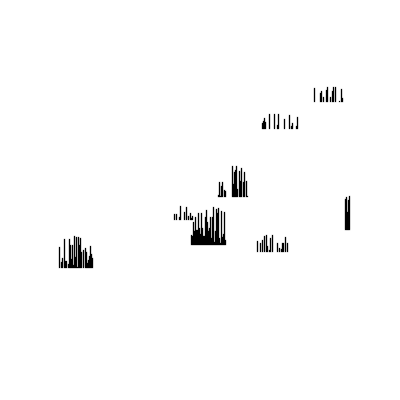
Frame 1 (no input)
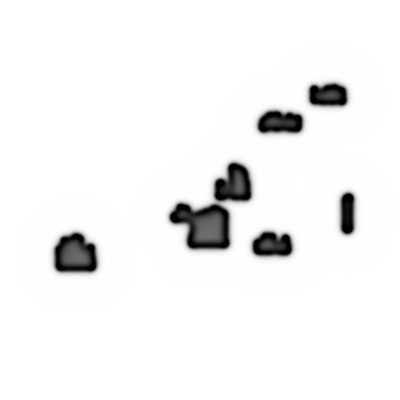
Frame 60 (no input)
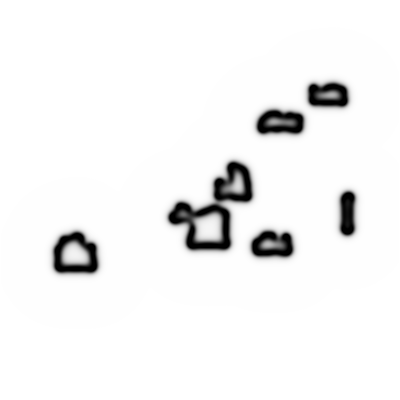
Frame 120 (the mouse pressed at the canvas centre since frame 60)

The p5.js sketch that drew these frames (run headless with seeded random() and noise() and a simulated clock; from frame 60 on, the mouse is pressed at the canvas centre):

// p5.js sketch
// ── sketch.js
// https://www.karlsims.com/rd.html
let grid, next;
let dA = 1;
let dB = 0.5;
let feed = 0.055;
let k = 0.062;
let deltaT = 1;

let kr, feedRate;

function setup() {
  createCanvas(400, 400);
  pixelDensity(1);

  grid = [];
  next = [];

  for (let x = 0; x < width; x++) {
    grid[x] = [];
    next[x] = [];
    for (let y = 0; y < height; y++) {
      grid[x][y] = {
        a: 1,
        b: 0,
      };
      next[x][y] = {
        a: 1,
        b: 0,
      };
    }
  }

  for (let n = 1; n <= 10; n++) {
    let startx = floor(random(40, 350));
    let starty = floor(random(50, 350));
    let wx = random(0, 50);
    let wy = random(0, 50);
    for (let i = startx; i < floor(startx + wx); i++) {
      for (let j = floor(starty + random(0, 40)); j < floor(starty + wy); j++) {
        grid[i][j].b = 1;
      }
    }
  }
}

function draw() {
  background(255);

  for (let x = 1; x < width - 1; x++) {
    for (let y = 1; y < height - 1; y++) {
      let a = grid[x][y].a;
      let b = grid[x][y].b;
      next[x][y].a =
        a + (dA * laplaceA(x, y) - a * b * b + feed * (1 - a)) * deltaT;
      next[x][y].b =
        b + (dB * laplaceB(x, y) + a * b * b - (k + feed) * b) * deltaT;

      next[x][y].a = constrain(next[x][y].a, 0, 1);
      next[x][y].b = constrain(next[x][y].b, 0, 1);
    }
  }

  loadPixels();
  for (let x = 0; x < width; x++) {
    for (let y = 0; y < height; y++) {
      let pix = (x + y * width) * 4;
      let a = next[x][y].a;
      let b = next[x][y].b;
      let c = constrain(floor((a - b) * 255), 0, 255);
      pixels[pix + 0] = c;
      pixels[pix + 1] = c;
      pixels[pix + 2] = c;
      pixels[pix + 3] = 255;
    }
  }
  updatePixels();

  swap();
}

function swap() {
  let temp = grid;
  grid = next;
  next = temp;
}

function laplaceA(x, y) {
  let sum = 0;
  sum += grid[x][y].a * -1;
  sum += grid[x - 1][y - 1].a * 0.05;
  sum += grid[x - 1][y + 1].a * 0.05;
  sum += grid[x + 1][y - 1].a * 0.05;
  sum += grid[x + 1][y + 1].a * 0.05;
  sum += grid[x - 1][y].a * 0.2;
  sum += grid[x + 1][y].a * 0.2;
  sum += grid[x][y - 1].a * 0.2;
  sum += grid[x][y + 1].a * 0.2;

  return sum;
}

function laplaceB(x, y) {
  let sum = 0;
  sum += grid[x][y].b * -1;
  sum += grid[x - 1][y - 1].b * 0.05;
  sum += grid[x - 1][y + 1].b * 0.05;
  sum += grid[x + 1][y - 1].b * 0.05;
  sum += grid[x + 1][y + 1].b * 0.05;
  sum += grid[x - 1][y].b * 0.2;
  sum += grid[x + 1][y].b * 0.2;
  sum += grid[x][y - 1].b * 0.2;
  sum += grid[x][y + 1].b * 0.2;

  return sum;
}
